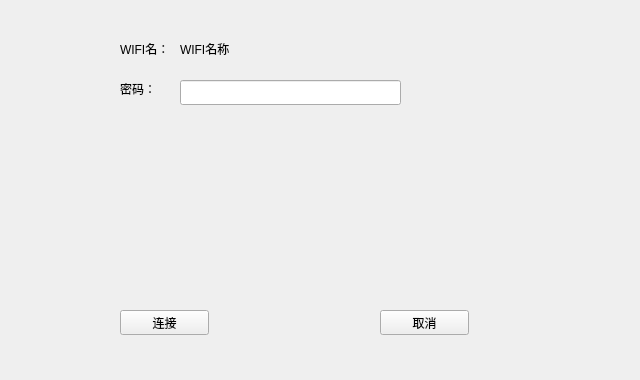
<?xml version="1.0" encoding="UTF-8"?>
<ui version="4.0">
 <class>DialogWIFIConnect</class>
 <widget class="QDialog" name="DialogWIFIConnect">
  <property name="geometry">
   <rect>
    <x>0</x>
    <y>0</y>
    <width>640</width>
    <height>380</height>
   </rect>
  </property>
  <property name="windowTitle">
   <string>Dialog</string>
  </property>
  <widget class="QDialogButtonBox" name="buttonBox">
   <property name="geometry">
    <rect>
     <x>10</x>
     <y>440</y>
     <width>621</width>
     <height>32</height>
    </rect>
   </property>
   <property name="orientation">
    <enum>Qt::Horizontal</enum>
   </property>
   <property name="standardButtons">
    <set>QDialogButtonBox::Cancel|QDialogButtonBox::Ok</set>
   </property>
  </widget>
  <widget class="QLabel" name="WIFIName">
   <property name="geometry">
    <rect>
     <x>180</x>
     <y>40</y>
     <width>67</width>
     <height>17</height>
    </rect>
   </property>
   <property name="text">
    <string>WIFI名称</string>
   </property>
  </widget>
  <widget class="QLabel" name="label_name">
   <property name="geometry">
    <rect>
     <x>120</x>
     <y>40</y>
     <width>67</width>
     <height>17</height>
    </rect>
   </property>
   <property name="text">
    <string>WIFI名：</string>
   </property>
  </widget>
  <widget class="QLabel" name="label_pwd">
   <property name="geometry">
    <rect>
     <x>120</x>
     <y>80</y>
     <width>51</width>
     <height>17</height>
    </rect>
   </property>
   <property name="text">
    <string>密码：</string>
   </property>
  </widget>
  <widget class="QLineEdit" name="WIFIPwd">
   <property name="geometry">
    <rect>
     <x>180</x>
     <y>80</y>
     <width>221</width>
     <height>25</height>
    </rect>
   </property>
  </widget>
  <widget class="QPushButton" name="btnConnect">
   <property name="geometry">
    <rect>
     <x>120</x>
     <y>310</y>
     <width>89</width>
     <height>25</height>
    </rect>
   </property>
   <property name="text">
    <string>连接</string>
   </property>
  </widget>
  <widget class="QPushButton" name="btnCancel">
   <property name="geometry">
    <rect>
     <x>380</x>
     <y>310</y>
     <width>89</width>
     <height>25</height>
    </rect>
   </property>
   <property name="text">
    <string>取消</string>
   </property>
  </widget>
 </widget>
 <resources/>
 <connections>
  <connection>
   <sender>btnCancel</sender>
   <signal>clicked()</signal>
   <receiver>DialogWIFIConnect</receiver>
   <slot>close()</slot>
   <hints>
    <hint type="sourcelabel">
     <x>424</x>
     <y>322</y>
    </hint>
    <hint type="destinationlabel">
     <x>319</x>
     <y>189</y>
    </hint>
   </hints>
  </connection>
 </connections>
</ui>
